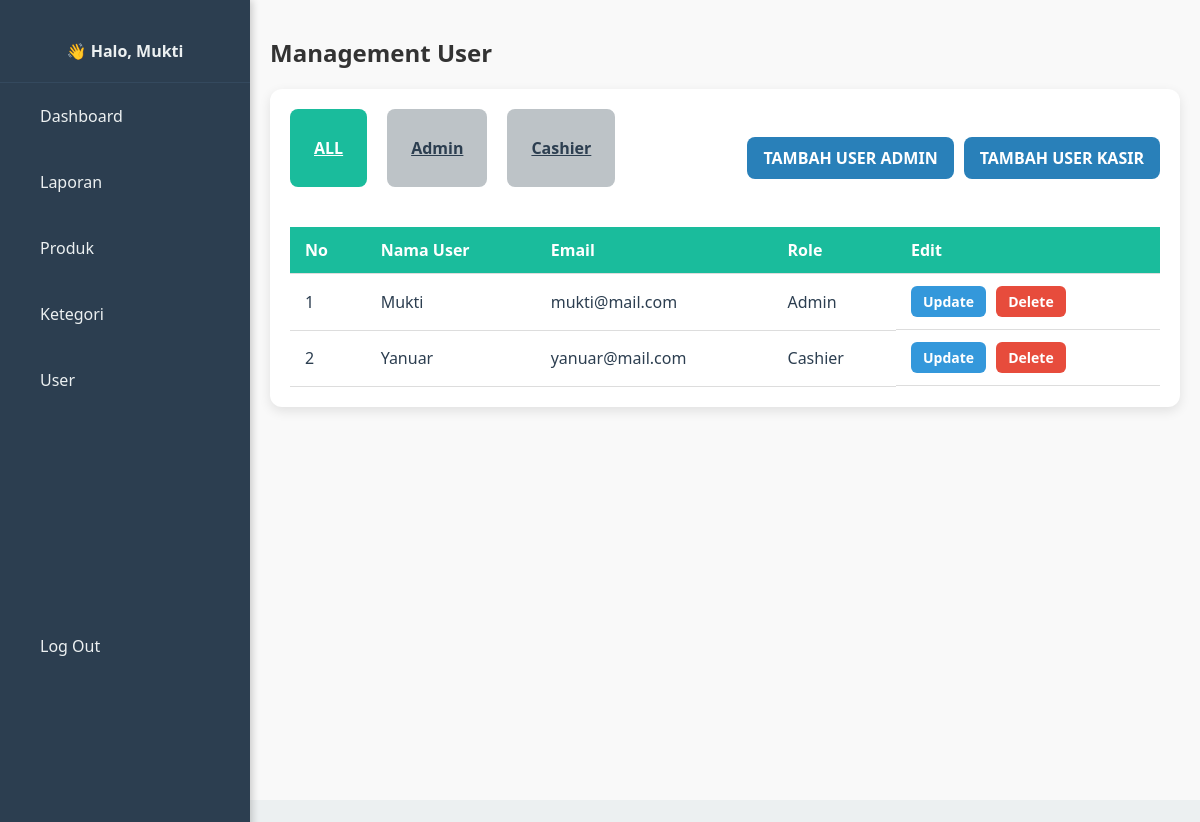
The page /admin/users.php (signed in) on the database its author committed.
### tables this page shows
CREATE TABLE `accounts` (
  `Id` int(11) NOT NULL,
  `Name` varchar(225) NOT NULL,
  `Email` varchar(225) NOT NULL,
  `Role` enum('Admin','Cashier') NOT NULL,
  `Password` varchar(225) NOT NULL
);

### admin/users.php (the view, shortened to what this page needs)
<?php
include '../aksi/koneksi.php';
$query = "SELECT * FROM accounts";
$active_filter = "all";
?>
<!DOCTYPE html>
<html lang="en">
<head>
    <link rel="stylesheet" href="style/users.css">
</head>
<body>
    <div class="container">
        <?php include 'sidebar.php' ?>
        <div class="content">
            <div class="title">
                <h1>Management User</h1>
            </div>
            <div class="selection-table">
                <div class="selection-header">
                    <div class="filter-buttons">
                        <a href="?filter=all" class="selection-card <?= $active_filter === 'all' ? 'active' : '' ?>">
                            <p>ALL</p>
                        </a>
                        <a href="?filter=admin"
                            class="selection-card <?= $active_filter === 'admin' ? 'active' : '' ?>">
                            <p>Admin</p>
                        </a>
                        <a href="?filter=cashier"
                            class="selection-card <?= $active_filter === 'cashier' ? 'active' : '' ?>">
                            <p>Cashier</p>
                        </a>
                    </div>
                    <div class="add-users">
                        <a href="add_new_admin.php">TAMBAH USER ADMIN</a>
                        <a href="add_new_cashier.php">TAMBAH USER KASIR</a>
                    </div>
                </div>
                <table>
                    <thead>
                        <tr>
                            <th>No</th>
                            <th>Nama User</th>
                            <th>Email</th>
                            <th>Role</th>
                            <th>Edit</th>
                        </tr>
                    </thead>
                    <tbody>
                        <?php
                        $no = 1;
                        $result = $conn->query($query);
                        if ($result && $result->num_rows > 0) {
                            while ($d = $result->fetch_assoc()) {
                                ?>
                                <tr>
                                    <td><?= $no++ ?></td>
                                    <td><?= htmlspecialchars($d['Name']) ?></td>
                                    <td><?= htmlspecialchars($d['Email']) ?></td>
                                    <td><?= htmlspecialchars($d['Role']) ?></td>
                                    <td class="action-buttons">
                                        <a href="update_users.php?Id=<?= $d['Id']; ?>" class="btn edit">Update</a>
                                        <a href="delete_users.php?Id=<?= $d['Id']; ?>" class="btn delete"
                                            onclick="return confirm('Apakah anda yakin ingin menghapus user ini?')">Delete</a>
                                    </td>
                                </tr>
                                <?php
                            }
                        }
                        ?>
                    </tbody>
                </table>
            </div>
        </div>
    </div>
</body>
</html>;

### admin/style/users.css (style rules this page uses)
body { margin: 0; font-family: 'Segoe UI', Tahoma, Geneva, Verdana, sans-serif; background-color: #ecf0f1; color: #2c3e50; }
.container { display: flex; min-height: 100vh; }
.content { margin-left: 250px; padding: 20px; flex: 1; background-color: #f9f9f9; overflow-y: auto; box-sizing: border-box; }
.title { margin-bottom: 20px; }
.title h1 { font-size: 24px; color: #333; margin-bottom: 5px; }
.selection-table { background-color: #ffffff; border-radius: 12px; padding: 20px; box-shadow: 0 4px 12px rgba(0, 0, 0, 0.1); }
.selection-header { display: flex; justify-content: space-between; align-items: center; margin-bottom: 20px; flex-wrap: wrap; }
.filter-buttons { display: flex; gap: 10px; }
.selection-card { display: inline-block; padding: 12px 24px; margin: 0 10px 20px 0; background-color: #bdc3c7; color: #2c3e50; border-radius: 8px; font-weight: bold; cursor: pointer; transition: all 0.3s ease; user-select: none; }
.selection-card.active { background-color: #1abc9c; color: white; }
.add-users { display: flex; gap: 10px; }
.add-users a { padding: 10px 16px; background-color: #2980b9; color: white; text-decoration: none; border-radius: 8px; font-weight: bold; transition: background-color 0.3s, transform 0.2s; }
table { width: 100%; border-collapse: collapse; }
th, td { text-align: left; padding: 12px 15px; border-bottom: 1px solid #ddd; }
th { background-color: #1abc9c; color: white; }
.action-buttons { display: flex; gap: 10px; }
.btn { padding: 6px 12px; font-size: 14px; text-decoration: none; color: white; border-radius: 6px; transition: background-color 0.3s, transform 0.2s; font-weight: 600; text-align: center; white-space: nowrap; }
.btn.edit { background-color: #3498db; }
.btn.delete { background-color: #e74c3c; }

### rows shown on the page
accounts: Name "Mukti", Email "mukti@mail.com", Role "Admin"
accounts: Name "Yanuar", Email "yanuar@mail.com", Role "Cashier"

### other values the page prints
$adminName "Mukti"
